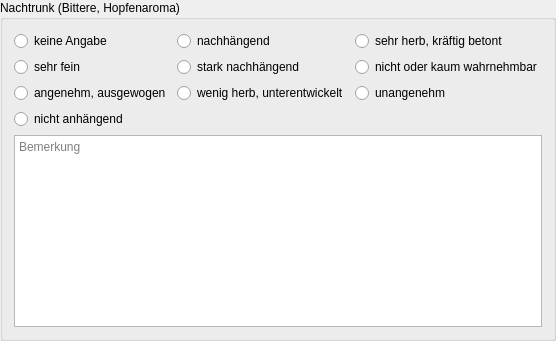
         <widget class="QGroupBox" name="groupBox8">
          <property name="title">
           <string>Nachtrunk (Bittere, Hopfenaroma)</string>
          </property>
          <layout class="QGridLayout" name="gridLayout_14">
           <item row="1" column="1">
            <widget class="RadioButton" name="rbNachtrunk_4">
             <property name="text">
              <string>stark nachhängend</string>
             </property>
            </widget>
           </item>
           <item row="2" column="2">
            <widget class="RadioButton" name="rbNachtrunk_8">
             <property name="text">
              <string>unangenehm</string>
             </property>
            </widget>
           </item>
           <item row="3" column="0">
            <widget class="RadioButton" name="rbNachtrunk_2">
             <property name="text">
              <string>nicht anhängend</string>
             </property>
            </widget>
           </item>
           <item row="0" column="1">
            <widget class="RadioButton" name="rbNachtrunk_3">
             <property name="text">
              <string>nachhängend</string>
             </property>
            </widget>
           </item>
           <item row="0" column="0">
            <widget class="RadioButton" name="rbNachtrunk_ka">
             <property name="text">
              <string>keine Angabe</string>
             </property>
            </widget>
           </item>
           <item row="0" column="2">
            <widget class="RadioButton" name="rbNachtrunk_6">
             <property name="text">
              <string>sehr herb, kräftig betont</string>
             </property>
            </widget>
           </item>
           <item row="2" column="0">
            <widget class="RadioButton" name="rbNachtrunk_1">
             <property name="text">
              <string>angenehm, ausgewogen</string>
             </property>
            </widget>
           </item>
           <item row="2" column="1">
            <widget class="RadioButton" name="rbNachtrunk_5">
             <property name="text">
              <string>wenig herb, unterentwickelt</string>
             </property>
            </widget>
           </item>
           <item row="1" column="2">
            <widget class="RadioButton" name="rbNachtrunk_7">
             <property name="text">
              <string>nicht oder kaum wahrnehmbar</string>
             </property>
            </widget>
           </item>
           <item row="1" column="0">
            <widget class="RadioButton" name="rbNachtrunk_0">
             <property name="text">
              <string>sehr fein</string>
             </property>
            </widget>
           </item>
           <item row="4" column="0" colspan="3">
            <widget class="QPlainTextEdit" name="tbNachtrunk">
             <property name="minimumSize">
              <size>
               <width>0</width>
               <height>42</height>
              </size>
             </property>
             <property name="toolTip">
              <string>&lt;html&gt;&lt;head/&gt;&lt;body&gt;&lt;p&gt;Hier ist Platz für frei formulierte &lt;span style=&quot; font-weight:600;&quot;&gt;Ausführungen&lt;/span&gt; zum Nachtrunk.&lt;/p&gt;&lt;p&gt;Unter Nachtrunk wird der sogenannte Abgang und der bleibende Nachgeschmack verstanden.&lt;/p&gt;&lt;p&gt;Den Nachtrunk empfindet man nach dem Absetzen des Glases, wen sich nach dem ersten kritischen Schluck die Bittere bemerkbar macht. Ein mehr oder weniger feiner oder starker bitterer Geschmack breitet sich nun besonders im Hintergaumen aus.&lt;/p&gt;&lt;p&gt;Er ist der Geschmackseindruck, der am längsten bleibt. Er darf auf keinen Fall „nachhängen“, kratzig, gallig oder hefig wirken. Bei allen Bieren sollte die Bittere zumindest kurz auf dem Gaumen spürbar sein, sie darf aber auch nicht zu stark nachhängen, wenn man zwei-, dreimal schlucken muss.&lt;/p&gt;&lt;p&gt;&lt;span style=&quot; font-weight:600; color:#fc0107;&quot;&gt;Achtung: &lt;/span&gt;Ein Sud muss im &lt;span style=&quot; font-weight:600;&quot;&gt;Tab Abfülldaten &lt;/span&gt;als abgefüllt markiert worden sein, bevor man ihn hier tätig werden kann.&lt;/p&gt;&lt;/body&gt;&lt;/html&gt;</string>
             </property>
             <property name="placeholderText">
              <string>Bemerkung</string>
             </property>
            </widget>
           </item>
          </layout>
         </widget>
